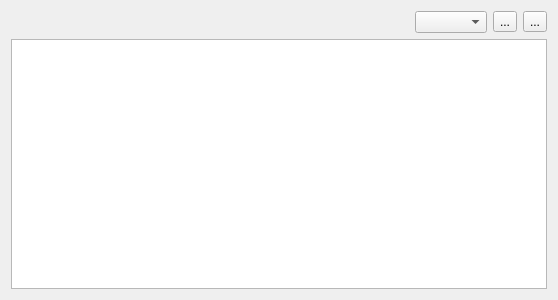
<?xml version="1.0" encoding="UTF-8"?>
<ui version="4.0">
 <class>KeyTypeListWidget</class>
 <widget class="QWidget" name="KeyTypeListWidget">
  <property name="geometry">
   <rect>
    <x>0</x>
    <y>0</y>
    <width>558</width>
    <height>300</height>
   </rect>
  </property>
  <property name="windowTitle">
   <string>Form</string>
  </property>
  <layout class="QVBoxLayout" name="verticalLayout">
   <item>
    <layout class="QHBoxLayout" name="horizontalLayout">
     <item>
      <spacer name="horizontalSpacer">
       <property name="orientation">
        <enum>Qt::Horizontal</enum>
       </property>
       <property name="sizeHint" stdset="0">
        <size>
         <width>40</width>
         <height>20</height>
        </size>
       </property>
      </spacer>
     </item>
     <item>
      <widget class="QComboBox" name="comboBox"/>
     </item>
     <item>
      <widget class="QToolButton" name="addButton">
       <property name="text">
        <string>...</string>
       </property>
       <property name="icon">
        <iconset theme="list-add-symbolic"/>
       </property>
      </widget>
     </item>
     <item>
      <widget class="QToolButton" name="removeButton">
       <property name="text">
        <string>...</string>
       </property>
       <property name="icon">
        <iconset theme="list-remove-symbolic"/>
       </property>
      </widget>
     </item>
    </layout>
   </item>
   <item>
    <widget class="QTableView" name="tableView">
     <attribute name="verticalHeaderVisible">
      <bool>false</bool>
     </attribute>
    </widget>
   </item>
  </layout>
 </widget>
 <resources/>
 <connections/>
</ui>
